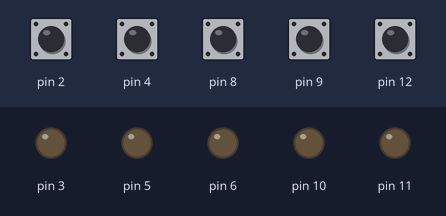
The sketch below on a simulated Arduino Uno, built with avr-gcc and run on an emulated ATmega328P. Parts: output pins drawn as LEDs (lit = HIGH). The test bench sets the inputs (shaded band); at power-on: pin 2, pin 4, pin 8, pin 9, pin 12 HIGH. Random numbers use the default seed unless the sketch sets one; pins used as bus, display or sensor lines are not drawn.

Above: at 4.2 s.
4.3 s: pin 2 pulled LOW for 0.15 s
At 5.4 s:
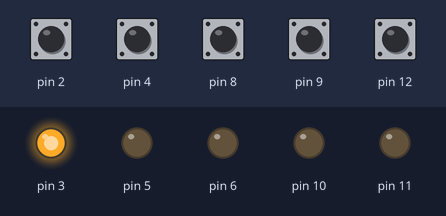
5.9 s: pin 4 pulled LOW for 0.15 s
At 6.7 s:
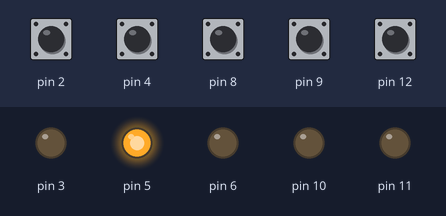
7.5 s: pin 8 pulled LOW for 0.15 s
At 8.7 s:
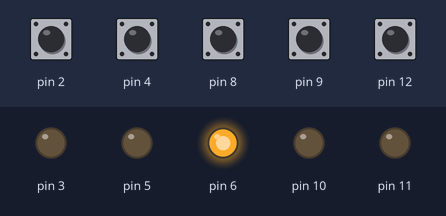
9.1 s: pin 2 pulled LOW for 1 s
At 9.6 s:
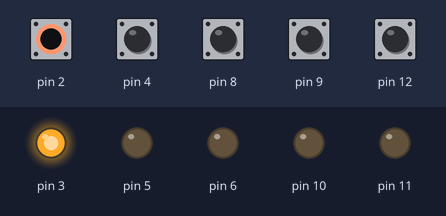
11.6 s: pin 9 pulled LOW for 0.15 s
At 12.2 s:
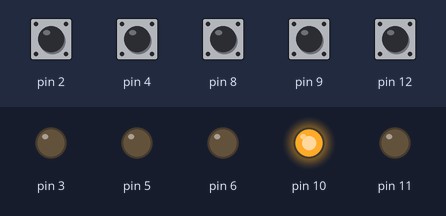
13.2 s: pin 12 pulled LOW for 0.15 s
At 13.6 s:
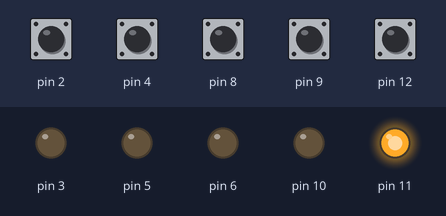
Timing chart, 0 to 15.8 s (numbered marks = the images above; inputs shaded):
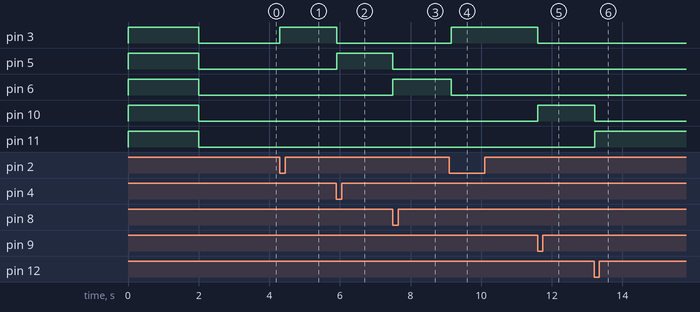

The sketch:

AmpelJulian.ino
```cpp
/*
 Name:		AmpelJulian.ino
 Created:	29.12.2019 14:36:04
 Author:	admin
*/

//Variables

//times in 100ms
int time_default_RY = 100;//10s R
int time_default_YG = 130;//3s Y
int time_default_GY = 230;//10s G
int time_default_YR = 30;//3s Y

int time_R_RY = 30;//3s R
int time_R_YG = 40;//1s Y
int time_R_GY = 70;//3s G
int time_R_YR = 80;//1s Y

int time_Y_random = 30;//3s

int counttime = 0;
int mode = 0;//Mode 0: Default

//Pindef
namespace pin
{
	int trig_R = A0;
	int trig_Y = A1;
	int trig_G = A2;
	int trig_4 = A3;

	int but_R_sig = 12;
	int but_G_sig = 9;
	int but_B_sig = 8;
	int but_Y_sig = 4;
	int but_W_sig = 2;

	int but_R_led = 11;
	int but_G_led = 10;
	int but_B_led = 6;
	int but_Y_led = 5;
	int but_W_led = 3;

	int ir_sig = A5;
}

// Classes

class buttons
{
public:
	int R_sig;
	int G_sig;
	int B_sig;
	int Y_sig;
	int W_sig;

	int R_led;
	int G_led;
	int B_led;
	int Y_led;
	int W_led;

private:
};

// the setup function runs once when you press reset or power the board
void setup() {
	//IO Setup
	digitalWrite(pin::trig_R, HIGH);
	digitalWrite(pin::trig_Y, HIGH);
	digitalWrite(pin::trig_G, HIGH);
	digitalWrite(pin::trig_4, HIGH);

	digitalWrite(pin::but_R_led, LOW);
	digitalWrite(pin::but_G_led, LOW);
	digitalWrite(pin::but_B_led, LOW);
	digitalWrite(pin::but_Y_led, LOW);
	digitalWrite(pin::but_W_led, LOW);

	pinMode(pin::trig_R, OUTPUT);
	pinMode(pin::trig_Y, OUTPUT);
	pinMode(pin::trig_G, OUTPUT);
	pinMode(pin::trig_4, OUTPUT);

	pinMode(pin::but_R_led, OUTPUT);
	pinMode(pin::but_G_led, OUTPUT);
	pinMode(pin::but_B_led, OUTPUT);
	pinMode(pin::but_Y_led, OUTPUT);
	pinMode(pin::but_W_led, OUTPUT);

	pinMode(pin::but_R_sig, INPUT_PULLUP);
	pinMode(pin::but_G_sig, INPUT_PULLUP);
	pinMode(pin::but_B_sig, INPUT_PULLUP);
	pinMode(pin::but_Y_sig, INPUT_PULLUP);
	pinMode(pin::but_W_sig, INPUT_PULLUP);

	digitalWrite(pin::but_R_led, HIGH);
	digitalWrite(pin::but_G_led, HIGH);
	digitalWrite(pin::but_B_led, HIGH);
	digitalWrite(pin::but_Y_led, HIGH);
	digitalWrite(pin::but_W_led, HIGH);
	delay(2000);
	digitalWrite(pin::but_R_led, LOW);
	digitalWrite(pin::but_G_led, LOW);
	digitalWrite(pin::but_B_led, LOW);
	digitalWrite(pin::but_Y_led, LOW);
	digitalWrite(pin::but_W_led, LOW);

	//Testmode
	if (!digitalRead(pin::but_B_sig))
	{
		while (1)
		{
			if (!digitalRead(pin::but_R_sig))
			{
				digitalWrite(pin::trig_R, LOW); digitalWrite(pin::but_R_led, HIGH);
			}
			else { digitalWrite(pin::trig_R, HIGH); digitalWrite(pin::but_R_led, LOW); }

			if (!digitalRead(pin::but_Y_sig))
			{
				digitalWrite(pin::trig_Y, LOW); digitalWrite(pin::but_Y_led, HIGH);
			}
			else { digitalWrite(pin::trig_Y, HIGH); digitalWrite(pin::but_Y_led, LOW); }

			if (!digitalRead(pin::but_G_sig))
			{
				digitalWrite(pin::trig_G, LOW); digitalWrite(pin::but_G_led, HIGH);
			}
			else { digitalWrite(pin::trig_G, HIGH); digitalWrite(pin::but_G_led, LOW); }

			if (!digitalRead(pin::but_W_sig))
			{
				digitalWrite(pin::trig_4, LOW); digitalWrite(pin::but_W_led, HIGH);
			}
			else { digitalWrite(pin::trig_4, HIGH); digitalWrite(pin::but_W_led, LOW); }

			if (!digitalRead(pin::but_B_sig))
			{
				digitalWrite(pin::but_B_led, HIGH);
				digitalWrite(pin::trig_R, LOW); digitalWrite(pin::trig_4, LOW);
				digitalWrite(pin::trig_Y, LOW); digitalWrite(pin::trig_G, LOW);
			}
			else
			{
				digitalWrite(pin::but_B_led, LOW);
				digitalWrite(pin::trig_R, HIGH); digitalWrite(pin::trig_4, HIGH);
				digitalWrite(pin::trig_Y, HIGH); digitalWrite(pin::trig_G, HIGH);
			}
		}
	}

	digitalWrite(pin::trig_R, LOW);
	digitalWrite(pin::trig_Y, LOW);
	digitalWrite(pin::trig_G, LOW);
	digitalWrite(pin::trig_4, LOW);
	delay(1000);
	digitalWrite(pin::trig_R, HIGH);
	digitalWrite(pin::trig_Y, HIGH);
	digitalWrite(pin::trig_G, HIGH);
	digitalWrite(pin::trig_4, HIGH);
}

// ---------------------------------Functions--------------------------

//

//Set Red
void set_red()
{
	digitalWrite(pin::but_R_led, HIGH);
	digitalWrite(pin::but_G_led, LOW);
	digitalWrite(pin::but_B_led, LOW);
	digitalWrite(pin::but_Y_led, LOW);
	digitalWrite(pin::but_W_led, LOW);
	digitalWrite(pin::trig_R, LOW);
	digitalWrite(pin::trig_Y, HIGH);
	digitalWrite(pin::trig_G, HIGH);
	digitalWrite(pin::trig_4, LOW);
}

//Set Yellow
void set_yellow()
{
	digitalWrite(pin::but_R_led, LOW);
	digitalWrite(pin::but_G_led, LOW);
	digitalWrite(pin::but_B_led, LOW);
	digitalWrite(pin::but_Y_led, HIGH);
	digitalWrite(pin::but_W_led, LOW);
	digitalWrite(pin::trig_R, HIGH);
	digitalWrite(pin::trig_Y, LOW);
	digitalWrite(pin::trig_G, HIGH);
	digitalWrite(pin::trig_4, LOW);
}

//Set Green
void set_green()
{
	digitalWrite(pin::but_R_led, LOW);
	digitalWrite(pin::but_G_led, HIGH);
	digitalWrite(pin::but_B_led, LOW);
	digitalWrite(pin::but_Y_led, LOW);
	digitalWrite(pin::but_W_led, LOW);
	digitalWrite(pin::trig_R, HIGH);
	digitalWrite(pin::trig_Y, HIGH);
	digitalWrite(pin::trig_G, LOW);
	digitalWrite(pin::trig_4, LOW);
}

// Set Off
void set_off()
{
	digitalWrite(pin::but_R_led, LOW);
	digitalWrite(pin::but_G_led, LOW);
	digitalWrite(pin::but_B_led, LOW);
	digitalWrite(pin::but_Y_led, LOW);
	digitalWrite(pin::but_W_led, HIGH);
	digitalWrite(pin::trig_R, HIGH);
	digitalWrite(pin::trig_Y, HIGH);
	digitalWrite(pin::trig_G, HIGH);
	digitalWrite(pin::trig_4, HIGH);
}

//Mode Blue (Automatic Mode)
void mode_blue()
{
	digitalWrite(pin::but_R_led, LOW);
	digitalWrite(pin::but_G_led, LOW);
	digitalWrite(pin::but_B_led, HIGH);
	digitalWrite(pin::but_Y_led, LOW);
	digitalWrite(pin::but_W_led, LOW);
	digitalWrite(pin::trig_R, HIGH);
	digitalWrite(pin::trig_Y, HIGH);
	digitalWrite(pin::trig_G, HIGH);
	digitalWrite(pin::trig_4, HIGH);
	//wait for Release of Button blue
	while (!digitalRead(pin::but_B_sig))
	{
		delay(10);
	}
	delay(100);

	//Loop till White is pressed
	while (digitalRead(pin::but_W_sig))
	{
		//setmode...
		//(use Buttons R G Y B  to switch modes; B=default)
		if (!digitalRead(pin::but_B_sig))
		{
			mode = 0;
			counttime = 0;
		}
		if (!digitalRead(pin::but_R_sig))
		{
			mode = 1;
			counttime = 0;
		}
		if (!digitalRead(pin::but_Y_sig))
		{
			mode = 2;
			counttime = 0;
		}

		//Mode 0:
		if (mode == 0)
		{
			if (counttime == 0)
			{
				digitalWrite(pin::trig_Y, HIGH);
				digitalWrite(pin::trig_R, LOW);
				digitalWrite(pin::trig_4, LOW);
			}

			if (counttime == time_default_RY)
			{
				digitalWrite(pin::trig_R, HIGH);
				digitalWrite(pin::trig_Y, LOW);
			}

			if (counttime == time_default_YG)
			{
				digitalWrite(pin::trig_Y, HIGH);
				digitalWrite(pin::trig_G, LOW);
			}
			if (counttime == time_default_YR)
			{
				digitalWrite(pin::trig_Y, HIGH);
				digitalWrite(pin::trig_R, LOW);
				digitalWrite(pin::trig_4, LOW);
				counttime = 0;
			}
		}

		//Mode 1:
		if (mode == 1)
		{
			if (counttime == 0)
			{
				digitalWrite(pin::trig_Y, HIGH);
				digitalWrite(pin::trig_R, LOW);
				digitalWrite(pin::trig_4, LOW);
			}

			if (counttime == time_R_RY)
			{
				digitalWrite(pin::trig_R, HIGH);
				digitalWrite(pin::trig_Y, LOW);
			}

			if (counttime == time_R_YG)
			{
				digitalWrite(pin::trig_Y, HIGH);
				digitalWrite(pin::trig_G, LOW);
			}
			if (counttime == time_R_YR - 1)
			{
				digitalWrite(pin::trig_Y, HIGH);
				digitalWrite(pin::trig_R, LOW);
				digitalWrite(pin::trig_4, LOW);
				counttime = 0;
			}
		}

		//Mode 2 Y Random
		if (mode == 2)
		{
			static long lastlight = 4;
			static long randomlight;

			if (counttime == time_Y_random)
			{
				counttime = 0;
			}
			if (counttime == 0)
			{
				randomlight = random(3);

				while (randomlight == lastlight)
				{
					randomlight = random(3);
				}
				lastlight = randomlight;

				if (randomlight == 0)
				{
					digitalWrite(pin::trig_R, LOW);
					digitalWrite(pin::trig_Y, HIGH);
					digitalWrite(pin::trig_G, HIGH);
					digitalWrite(pin::trig_4, LOW);
				}
				if (randomlight == 1)
				{
					digitalWrite(pin::trig_R, HIGH);
					digitalWrite(pin::trig_Y, LOW);
					digitalWrite(pin::trig_G, HIGH);
					digitalWrite(pin::trig_4, LOW);
				}
				if (randomlight == 2)
				{
					digitalWrite(pin::trig_R, HIGH);
					digitalWrite(pin::trig_Y, HIGH);
					digitalWrite(pin::trig_G, LOW);
					digitalWrite(pin::trig_4, LOW);
				}
			}
		}

		counttime++;
		delay(100);
	}

	set_off();
	delay(100);
}

// the loop function runs over and over again until power down or reset
void loop()
{
	//Button Red pressed
	if (!digitalRead(pin::but_R_sig))
	{
		set_red();
		while (!digitalRead(pin::but_R_sig))
		{
			delay(10);
		}
	}

	//Button Yellow pressed
	if (!digitalRead(pin::but_Y_sig))
	{
		set_yellow();
		while (!digitalRead(pin::but_Y_sig))
		{
			delay(10);
		}
	}

	//Button Green pressed
	if (!digitalRead(pin::but_G_sig))
	{
		set_green();
		while (!digitalRead(pin::but_G_sig))
		{
			delay(10);
		}
	}

	//Button White pressed
	if (!digitalRead(pin::but_W_sig))
	{
		set_off();
		while (!digitalRead(pin::but_W_sig))
		{
			delay(10);
		}
	}

	//Button Blue pressed
	if (!digitalRead(pin::but_B_sig))
	{
		mode_blue();
	}
	delay(10);
}
```

Measured:
- after the input at 4.3 s, pin 3: LOW → HIGH at once
- after the input at 5.9 s, pin 3: HIGH → LOW at once; pin 5: LOW → HIGH at once
- after the input at 7.5 s, pin 5: HIGH → LOW at once; pin 6: LOW → HIGH at once
- after the input at 9.1 s, pin 3: LOW → HIGH after 0.05 s; pin 6: HIGH → LOW after 0.05 s
- after the input at 11.6 s, pin 3: HIGH → LOW at once; pin 10: LOW → HIGH at once
- after the input at 13.2 s, pin 10: HIGH → LOW at once; pin 11: LOW → HIGH at once
